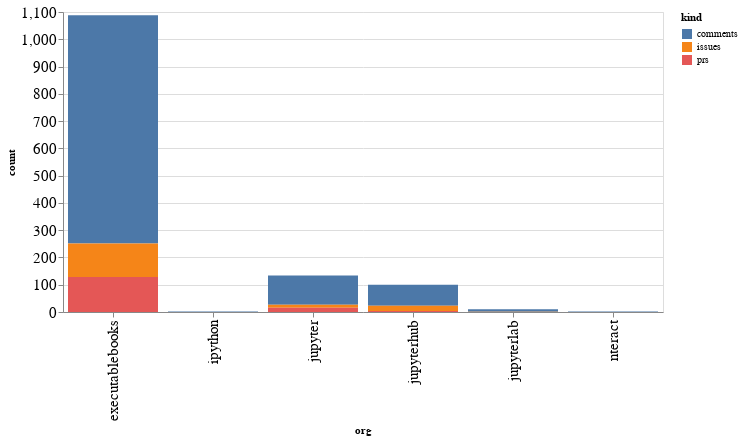

The code cell stored with this chart in its notebook:
### Code cell
alt.Chart(org_summaries, width=600).mark_bar().encode(
    x='org',
    y='count',
    color='kind',
    tooltip="org"
)

### Figure 1 — Vega-Lite specification as saved in the notebook (floating-point values rounded to 4 significant figures)
{"config": {"axisLeft": {"labelFontSize": 15}, "axisBottom": {"labelFontSize": 15}}, "data": {"name": "data-1c2df5d381462210d0c8425a0d006245"}, "mark": "bar", "encoding": {"color": {"type": "nominal", "field": "kind"}, "tooltip": {"type": "nominal", "field": "org"}, "x": {"type": "nominal", "field": "org"}, "y": {"type": "quantitative", "field": "count"}}, "width": 600, "$schema": "https://vega.github.io/schema/vega-lite/v4.8.1.json", "datasets": {"data-1c2df5d381462210d0c8425a0d006245": [{"org": "executablebooks", "kind": "comments", "count": 837}, {"org": "executablebooks", "kind": "issues", "count": 123}, {"org": "executablebooks", "kind": "prs", "count": 128}, {"org": "ipython", "kind": "comments", "count": 2}, {"org": "jupyter", "kind": "comments", "count": 107}, {"org": "jupyter", "kind": "issues", "count": 11}, {"org": "jupyter", "kind": "prs", "count": 16}, {"org": "jupyterhub", "kind": "comments", "count": 77}, {"org": "jupyterhub", "kind": "issues", "count": 19}, {"org": "jupyterhub", "kind": "prs", "count": 4}, {"org": "jupyterlab", "kind": "comments", "count": 9}, {"org": "jupyterlab", "kind": "issues", "count": 1}, {"org": "nteract", "kind": "comments", "count": 2}]}}
